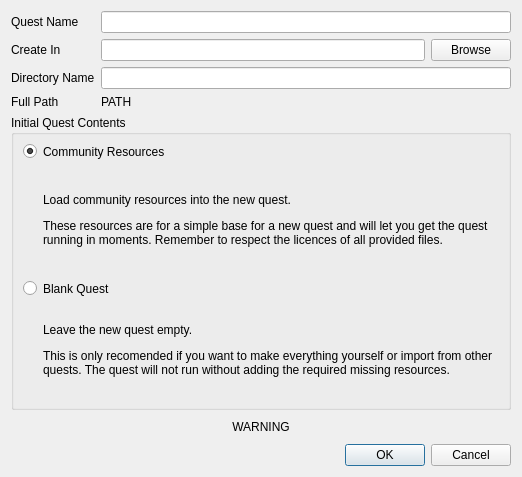
<?xml version="1.0" encoding="UTF-8"?>
<ui version="4.0">
 <class>SolarusEditor::NewQuestDialog</class>
 <widget class="QDialog" name="SolarusEditor::NewQuestDialog">
  <property name="geometry">
   <rect>
    <x>0</x>
    <y>0</y>
    <width>522</width>
    <height>477</height>
   </rect>
  </property>
  <property name="windowTitle">
   <string>Dialog</string>
  </property>
  <layout class="QVBoxLayout" name="verticalLayout">
   <item>
    <layout class="QFormLayout" name="formLayout">
     <item row="1" column="0">
      <widget class="QLabel" name="directory_label">
       <property name="text">
        <string>Create In</string>
       </property>
      </widget>
     </item>
     <item row="1" column="1">
      <layout class="QHBoxLayout" name="directory_layout">
       <item>
        <widget class="QLineEdit" name="directory_line_edit"/>
       </item>
       <item>
        <widget class="QPushButton" name="directory_browse_button">
         <property name="text">
          <string>Browse</string>
         </property>
        </widget>
       </item>
      </layout>
     </item>
     <item row="0" column="0">
      <widget class="QLabel" name="name_label">
       <property name="enabled">
        <bool>true</bool>
       </property>
       <property name="text">
        <string>Quest Name</string>
       </property>
      </widget>
     </item>
     <item row="0" column="1">
      <widget class="QLineEdit" name="name_line_edit">
       <property name="enabled">
        <bool>true</bool>
       </property>
      </widget>
     </item>
     <item row="2" column="0">
      <widget class="QLabel" name="file_label">
       <property name="text">
        <string>Directory Name</string>
       </property>
      </widget>
     </item>
     <item row="3" column="0">
      <widget class="QLabel" name="path_label">
       <property name="text">
        <string>Full Path</string>
       </property>
      </widget>
     </item>
     <item row="3" column="1">
      <widget class="QLabel" name="path_value">
       <property name="text">
        <string>PATH</string>
       </property>
      </widget>
     </item>
     <item row="2" column="1">
      <widget class="QLineEdit" name="file_line_edit"/>
     </item>
    </layout>
   </item>
   <item>
    <widget class="QGroupBox" name="inital_quest_group_box">
     <property name="title">
      <string>Initial Quest Contents</string>
     </property>
     <layout class="QFormLayout" name="formLayout_2">
      <item row="0" column="0">
       <widget class="QRadioButton" name="cr_button">
        <property name="text">
         <string/>
        </property>
        <property name="icon">
         <iconset resource="../../resources/images.qrc">
          <normaloff>:/images/icon_copy.png</normaloff>:/images/icon_copy.png</iconset>
        </property>
        <property name="checked">
         <bool>true</bool>
        </property>
       </widget>
      </item>
      <item row="3" column="0">
       <widget class="QRadioButton" name="bq_button">
        <property name="text">
         <string/>
        </property>
        <property name="icon">
         <iconset resource="../../resources/images.qrc">
          <normaloff>:/images/ground_empty.png</normaloff>:/images/ground_empty.png</iconset>
        </property>
       </widget>
      </item>
      <item row="0" column="1">
       <widget class="QLabel" name="cr_title">
        <property name="text">
         <string>Community Resources</string>
        </property>
       </widget>
      </item>
      <item row="3" column="1">
       <widget class="QLabel" name="bq_title">
        <property name="text">
         <string>Blank Quest</string>
        </property>
       </widget>
      </item>
      <item row="1" column="1">
       <widget class="QLabel" name="cr_description">
        <property name="text">
         <string>&lt;html&gt;&lt;head/&gt;&lt;body&gt;&lt;p&gt;Load community resources into the new quest.&lt;/p&gt;&lt;p&gt;These resources are for a simple base for a new quest and will let you get the quest running in moments. Remember to respect the licences of all provided files.&lt;/p&gt;&lt;/body&gt;&lt;/html&gt;</string>
        </property>
        <property name="wordWrap">
         <bool>true</bool>
        </property>
       </widget>
      </item>
      <item row="4" column="1">
       <widget class="QLabel" name="bq_description">
        <property name="text">
         <string>&lt;html&gt;&lt;head/&gt;&lt;body&gt;&lt;p&gt;Leave the new quest empty.&lt;/p&gt;&lt;p&gt;This is only recomended if you want to make everything yourself or import from other quests. The quest will not run without adding the required missing resources.&lt;/p&gt;&lt;/body&gt;&lt;/html&gt;</string>
        </property>
        <property name="wordWrap">
         <bool>true</bool>
        </property>
       </widget>
      </item>
     </layout>
    </widget>
   </item>
   <item>
    <widget class="QLabel" name="warning_value">
     <property name="text">
      <string>WARNING</string>
     </property>
     <property name="alignment">
      <set>Qt::AlignCenter</set>
     </property>
    </widget>
   </item>
   <item>
    <widget class="QDialogButtonBox" name="buttonBox">
     <property name="orientation">
      <enum>Qt::Horizontal</enum>
     </property>
     <property name="standardButtons">
      <set>QDialogButtonBox::Cancel|QDialogButtonBox::Ok</set>
     </property>
    </widget>
   </item>
  </layout>
 </widget>
 <resources>
  <include location="../../resources/images.qrc"/>
 </resources>
 <connections>
  <connection>
   <sender>buttonBox</sender>
   <signal>accepted()</signal>
   <receiver>SolarusEditor::NewQuestDialog</receiver>
   <slot>accept()</slot>
   <hints>
    <hint type="sourcelabel">
     <x>248</x>
     <y>254</y>
    </hint>
    <hint type="destinationlabel">
     <x>157</x>
     <y>274</y>
    </hint>
   </hints>
  </connection>
  <connection>
   <sender>buttonBox</sender>
   <signal>rejected()</signal>
   <receiver>SolarusEditor::NewQuestDialog</receiver>
   <slot>reject()</slot>
   <hints>
    <hint type="sourcelabel">
     <x>316</x>
     <y>260</y>
    </hint>
    <hint type="destinationlabel">
     <x>286</x>
     <y>274</y>
    </hint>
   </hints>
  </connection>
 </connections>
</ui>
